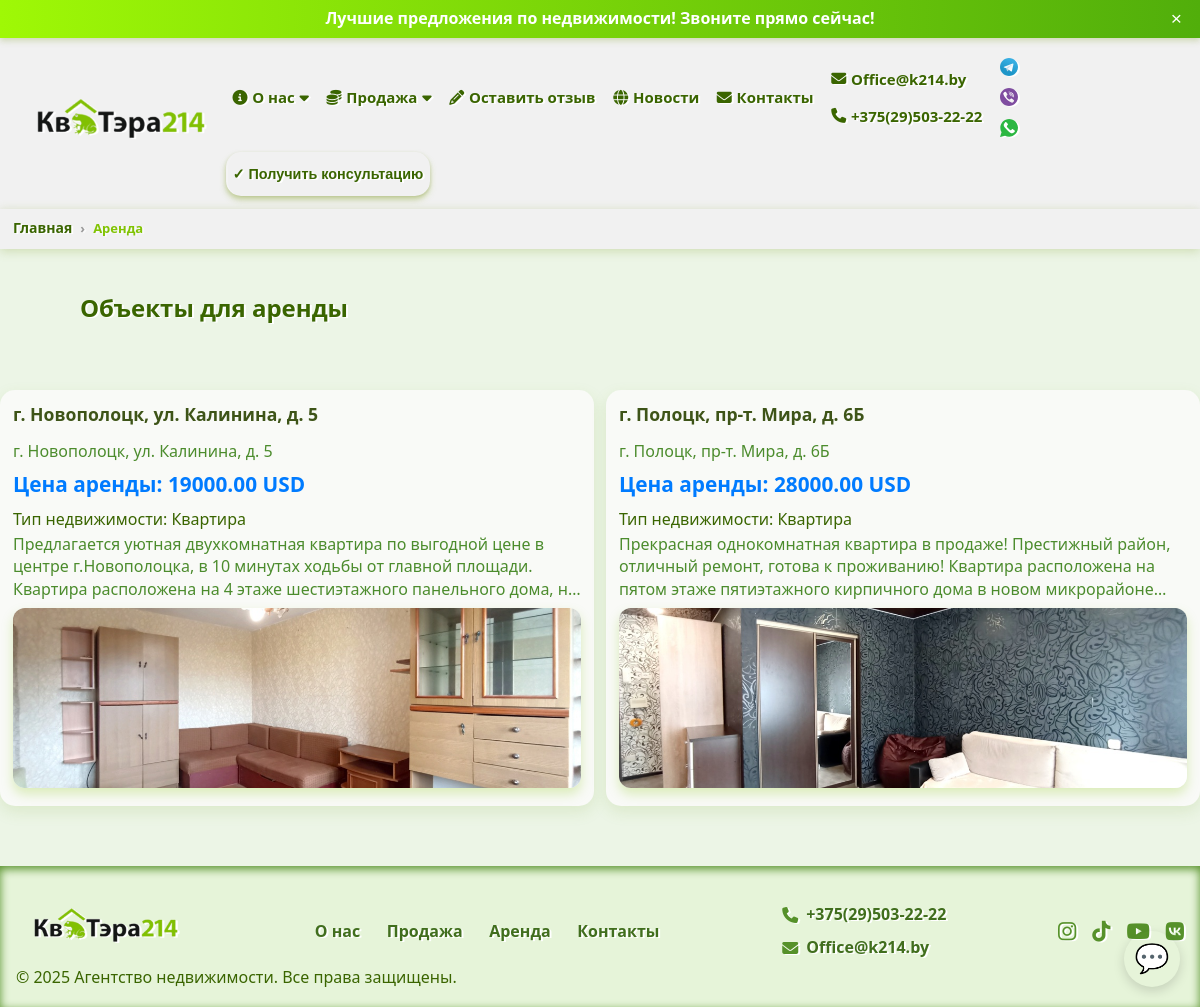
The app's page /rent/ with its own data.
### webapp/models.py (models this page shows, shortened)
class Contact(models.Model):
    name = models.CharField(max_length=255)
    phone = models.CharField(max_length=20, default='phone')
    phone_two = models.CharField(max_length=20, default='phone')
    email = models.EmailField()
    class Meta:
        verbose_name = "Контакт"
        verbose_name_plural = "Контакты"

class Messengers(models.Model):
    contact = models.ForeignKey(Contact, related_name='messengers', on_delete=models.CASCADE)
    name = models.CharField(max_length=100)
    url = models.URLField()
    icon_svg = models.FileField(upload_to='messenger_svgs/', blank=True, null=True, help_text='SVG файл иконки')
    is_had = models.BooleanField(default=True, verbose_name="В верхнее меню")
    class Meta:
        verbose_name = "Мессенджеры"
        verbose_name_plural = "Мессенджеры"

class Property(models.Model):
    CURRENCY_CHOICES = [
        ('USD', 'USD'),
        ('BYN', 'BYN'),
    ]
    name = models.CharField(max_length=255, verbose_name="Имя/Адрес")
    slug = models.SlugField(max_length=255, unique=True, blank=True, null=True, verbose_name="Для адресной строки ЮРЛ")
    city_name = models.CharField(max_length=255, default='город', verbose_name="Город")  # пока оставить
    city = models.ForeignKey(City, on_delete=models.SET_NULL, null=True, blank=True, related_name='properties',
                             verbose_name="Город")
    description = models.TextField(verbose_name="Описание")
    notes = models.TextField(default='Примечание', verbose_name="Примечание")
    address = models.CharField(max_length=500, verbose_name="Адрес")
    price = models.DecimalField(max_digits=12, decimal_places=2, verbose_name="Цена")
    floor = models.TextField(help_text='Этаж', verbose_name="Этаж", default=0)
    many_rooms = models.TextField(help_text='Сколько комнат', verbose_name="Сколько комнат", default=0)
    area = models.FloatField(help_text='Площадь в квадратных метрах', verbose_name="Полщадь м/кв")
    area_ga = models.FloatField(help_text='Площадь в гектарах/сотках', verbose_name="Площадь в гектарах/сотках", null=True, blank=True)
    map_embed_html = models.TextField(
        blank=True,
        null=True,
        verbose_name="HTML-код карты (iframe)"
    )
    date_posted = models.DateField(auto_now_add=True, verbose_name="Дата добавления")
    is_sale = models.BooleanField(default=True, verbose_name="Продается")
    is_top_ten = models.BooleanField(default=True, verbose_name="Топ 10")
    is_commercial = models.BooleanField(default=True, verbose_name="Коммерческая")
    is_rent = models.BooleanField(default=True, verbose_name="Сдается в аренду")
    is_active_new = models.BooleanField(default=True, verbose_name="Новое объявление")
    is_active_house = models.BooleanField(default=True, verbose_name="Дом")
    is_active_country_house = models.BooleanField(default=True, verbose_name="Загородный дом")
    is_active_apartment = models.BooleanField(default=True, verbose_name="Квартира")
    is_active_sold = models.BooleanField(default=False, verbose_name="Продан")
    contacts = models.ManyToManyField('Contact', related_name='properties', verbose_name="Контакты")
    currency = models.CharField(max_length=3, choices=[('USD', 'USD'), ('BYN', 'BYN')], default='USD', verbose_name="Валюта")
    class Meta:
        verbose_name = "Объекты"
        verbose_name_plural = "Объекты"

class PropertyPhoto(models.Model):
    property = models.ForeignKey(Property, related_name='photos', on_delete=models.CASCADE)
    photo = models.ImageField(upload_to='property_photos/')
    alt_text = models.CharField(max_length=255, blank=True)

class SocialNetwork(models.Model):
    contact = models.ForeignKey(Contact, related_name='social_networks', on_delete=models.CASCADE)
    name = models.CharField(max_length=100)
    url = models.URLField()
    icon = models.CharField(max_length=100, help_text='Название иконки (например, fa-facebook) или путь')
    is_had = models.BooleanField(default=True, verbose_name="В верхнее меню")
    class Meta:
        verbose_name = "Соц сети"
        verbose_name_plural = "Соц сети"

### webapp/views.py (the view, shortened to what this page needs)
# urls.py: path('rent/', views.rent, name='rent'),
def rent(request):
    properties = Property.objects.filter(is_rent=True)  # добавляем фильтр по аренде
    property_types = request.GET.getlist('property_type')
    direction = request.GET.get('direction', '').strip()
    if direction:
        properties = properties.filter(address__icontains=direction)
    price_min = request.GET.get('price_min')
    if price_min:
        try:
            price_min = float(price_min)
            properties = properties.filter(price__gte=price_min)
        except (ValueError, TypeError):
            pass
    price_max = request.GET.get('price_max')
    if price_max:
        try:
            price_max = float(price_max)
            properties = properties.filter(price__lte=price_max)
        except (ValueError, TypeError):
            pass
    currency = request.GET.get('currency')
    if currency in dict(Property.CURRENCY_CHOICES).keys():
        properties = properties.filter(currency=currency.upper())
    context = {
        'properties': properties,
    }
    return render(request, 'webapp/rent_page.html', context)

### webapp/context_processors.py (called while the page is built)
def contact_data(request):
    contact = Contact.objects.prefetch_related('social_networks', 'messengers').first()
    cities = City.objects.all()
    if contact:
        social_networks = contact.social_networks.filter(is_had=True)
        messengers = contact.messengers.filter(is_had=True)
    else:
        social_networks = []
        messengers = []
    return {
        'contact': contact,
        'social_networks': social_networks,
        'messengers': messengers,
        'cities': cities,
    }

def get_usd_to_byn_rate():
    url = "https://api.nbrb.by/exrates/rates/USD?parammode=2"
    response = requests.get(url)
    if response.status_code == 200:
        data = response.json()
        rate = data.get('Cur_OfficialRate')
        scale = data.get('Cur_Scale', 1)
        if rate and scale:
            return rate / scale
    return None

def currency_rates(request):
    rate = get_usd_to_byn_rate()
    return {
        'usd_to_byn_rate': rate
    }

### webapp/templates/webapp/rent_page.html (shortened to what this page needs)
{% extends 'main/base.html' %}
{% load static %}
{% block content %}
    <nav class="breadcrumb-container" aria-label="breadcrumb">
        <ol class="breadcrumb-list">
            <li class="breadcrumb-item">
                <a href="{% url 'index' %}" class="nav-link">Главная</a>
            </li>
            <li class="breadcrumb-item active" aria-current="page">Аренда</li>
        </ol>
    </nav>
    <section>
        <div class="rent-container">
            <h1 class="page-title">Объекты для аренды</h1>
            {% if properties %}
                <div class="properties-list">
                    {% for property in properties %}
                        <div class="property-card">
                            <h2 class="property-name">
                                <a href="{% url 'rent_single' property.slug %}">{{ property.name }}</a>
                            </h2>
                            <p class="property-address">{{ property.address }}</p>
                            <p class="property-price">Цена аренды: {{ property.price }} USD</p>
                            <p class="property-type">
                                Тип недвижимости:
                                {% if property.is_active_apartment %}
                                    Квартира
                                {% elif property.is_active_house %}
                                    Дом
                                {% elif property.is_active_country_house %}
                                    Дача
                                {% elif property.is_active_new %}
                                    Новостройка
                                {% elif property.is_active_sold %}
                                    Продано
                                {% else %}
                                    Другой тип
                                {% endif %}
                            </p>
                            <p class="property-description">{{ property.description|truncatewords:30 }}</p>
                            <a href="{% url 'rent_single' property.slug %}">
                                {% if property.photos.all %}
                                    <div class="property-photos">
                                        <img src="{{ property.photos.all.0.photo.url }}"
                                             alt="{{ property.photos.all.0.alt_text }}"
                                             class="property-main-photo"/>
                                    </div>
                                {% endif %}
                            </a>
                        </div>
                    {% endfor %}
                </div>
            {% endif %}
        </div>
    </section>
{% endblock %}

### templates/main/base.html (shortened to what this page needs)
{% load static %}
<!DOCTYPE html>
<html lang="ru">
<head>
    <link href="https://cdnjs.cloudflare.com/ajax/libs/font-awesome/6.4.0/css/all.min.css" rel="stylesheet"/>
    <link rel="stylesheet" href="{% static 'webapp/css/style.css' %}"/>
</head>
<body>
<div id="top-bar" class="top-bar marquee-container">
    <span class="marquee-text">Лучшие предложения по недвижимости! Звоните прямо сейчас!</span>
    <button class="close-button" aria-label="Закрыть">&times;</button>
</div>
<header class="header">
    <div class="container header-container">
        <div class="logo">
            <a href="{% url 'index' %}">
                <img src="{% static 'webapp/images/logo_kvatera.png' %}" alt="Логотип агентства"/>
            </a>
        </div>
        <nav id="navMenu" class="nav" aria-hidden="true">
            <ul class="menu">
                <li class="dropdown about-dropdown">
                    <a href="{% url 'about' %}"><i class="fa-solid fa-info-circle"></i> О нас <i
                            class="fa fa-caret-down"></i></a>
                </li>
                <li class="dropdown sale-dropdown">
                    <a href="{% url 'city_list' %}"><i class="fa-solid fa-coins"></i> Продажа <i
                            class="fa fa-caret-down"></i></a>
                </li>
                <li><a href="#" id="openReviewBtn"><i class="fas fa-pencil-alt"></i> Оставить отзыв</a></li>
                <li><a href="{% url 'contacts' %}"><i class="fa-solid fa-globe"></i> Новости</a></li>
                <li><a href="{% url 'contacts' %}"><i class="fa-solid fa-envelope"></i> Контакты</a></li>
                <li class="contacts-menu">
                    <a href="mailto:{{ contact.email|urlencode }}"><i
                            class="fa-solid fa-envelope"></i> {{ contact.email }}</a>
                    <a href="tel:{{ contact.phone|urlencode }}"><i class="fa-solid fa-phone"></i> {{ contact.phone }}
                    </a>
                </li>
                <li class="messenger-menu">
                    {% for messenger in messengers %}
                        <a href="{{ messenger.url }}" aria-label="{{ messenger.name }}" target="_blank"
                           rel="noopener noreferrer">
                            {% if messenger.icon_svg %}
                                <img src="{{ messenger.icon_svg.url }}" alt="{{ messenger.name }}"
                                     class="messengers"/>
                            {% else %}
                                {{ messenger.name }}
                            {% endif %}
                        </a>
                    {% empty %}
                        <span>Мессенджеров нет</span>
                    {% endfor %}
                </li>
                <li>
                    <button class="btn-consultation" id="openConsultationBtn">✓ Получить консультацию</button>
                </li>
            </ul>
        </nav>
    </div>
    <div id="messenger-menu-always" aria-label="Мессенджер меню" role="navigation" class="messenger-menu-always">
        <button class="messenger-toggle" aria-expanded="false" aria-controls="messenger-options">
            💬
        </button>
    </div>
</header>
{% block content %}{% endblock %}
<footer class="footer">
    <div class="container footer-container">
        <div class="footer-logo">
            <img src="{% static 'webapp/images/logo_kvatera.png' %}" alt="Логотип агентства"/>
        </div>
        <nav class="footer-menu">
            <a href="{% url 'about' %}">О нас</a>
            <a href="{% url 'sale' %}">Продажа</a>
            <a href="{% url 'rent' %}">Аренда</a>
            <a href="{% url 'contacts' %}">Контакты</a>
        </nav>
        <div class="footer-contacts">
            <p>
                <i class="fa-solid fa-phone"></i>
                <a href="tel:{{ contact.phone|urlencode }}">{{ contact.phone }}</a>
            </p>
            <p>
                <i class="fa-solid fa-envelope"></i>
                <a href="mailto:{{ contact.email|urlencode }}">{{ contact.email }}</a>
            </p>
        </div>
        <div class="footer-social">
            {% for social in contact.social_networks.all %}
                <a href="{{ social.url }}" aria-label="{{ social.name }}" target="_blank" rel="noopener noreferrer">
                    <i class="{{ social.icon }}"></i>
                </a>
            {% empty %}
                <p>Соцсетей нет</p>
            {% endfor %}
        </div>
    </div>
    <div class="copyright">
        &copy; 2025 Агентство недвижимости. Все права защищены.
    </div>
</footer>
</body>
</html>

### records on screen
Contact: email "Office@k214.by", phone "+375(29)503-22-22"
Messengers: icon_svg (picture)
Messengers: icon_svg (picture)
Messengers: icon_svg (picture)
Property: name "г. Новополоцк, ул. Калинина, д. 5", address "г. Новополоцк, ул. Калинина, д. 5", price "19000.00", is_active_apartment "Квартира", description "Предлагается уютная двухкомнатная квартира по выгодной цене в центре г.Новополоцка, в 10 минутах ходьбы от главной площади. Квартира расположена на 4 этаже шестиэтажного панельного дома,…", photos.all.0.photo (picture)
Property: name "г. Полоцк, пр-т. Мира, д. 6Б", address "г. Полоцк, пр-т. Мира, д. 6Б", price "28000.00", is_active_apartment "Квартира", description "Прекрасная однокомнатная квартира в продаже! Престижный район, отличный ремонт, готова к проживанию! Квартира расположена на пятом этаже пятиэтажного кирпичного дома в новом…", photos.all.0.photo (picture)
